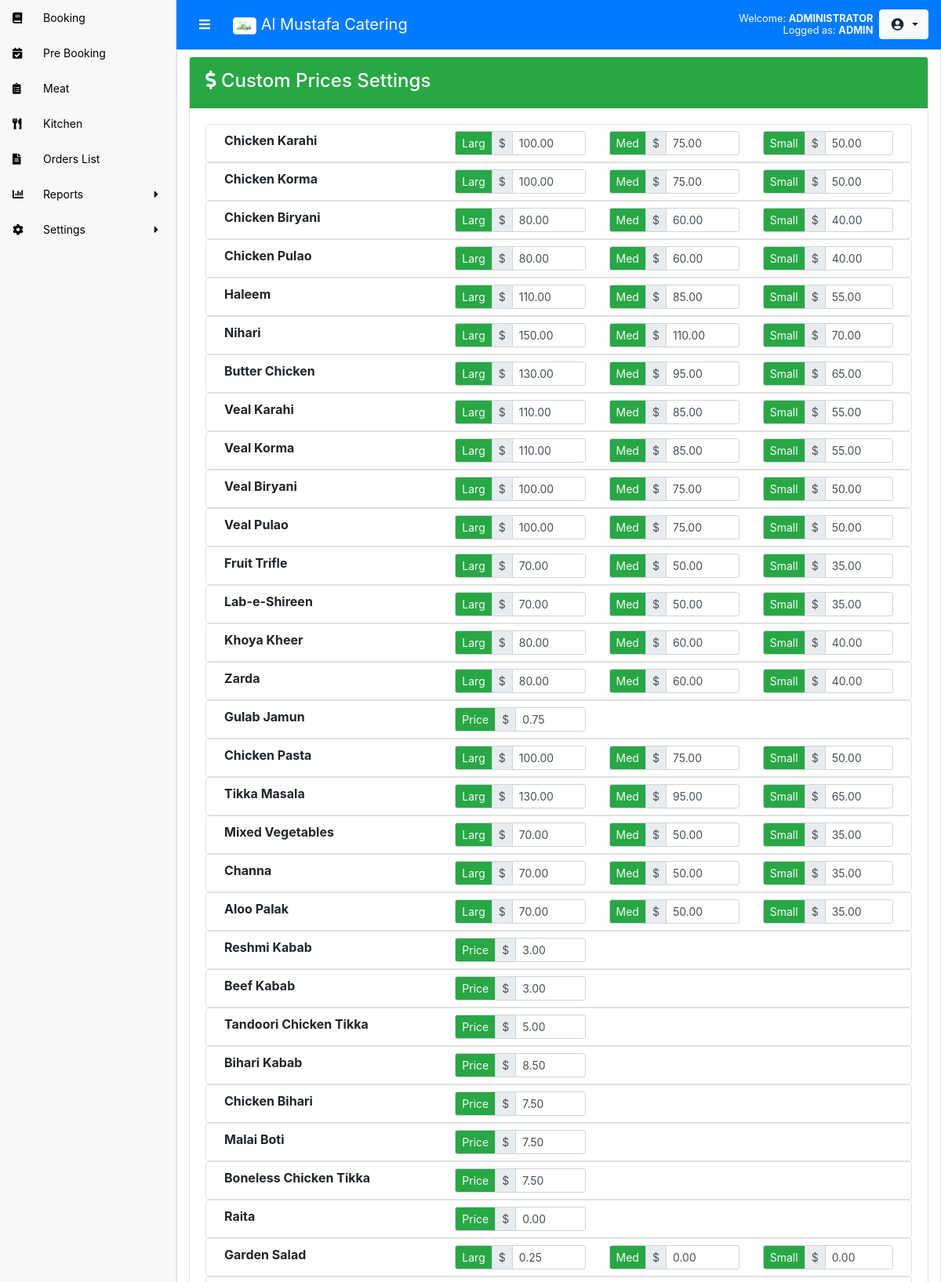
Screenshot of /setting_custom.php (signed in, upper part) with the database file from the repository.
### tables this page shows
CREATE TABLE `sidebar` (
  `id` int(10) NOT NULL,
  `name` varchar(50) DEFAULT NULL,
  `admin` tinyint(4) DEFAULT NULL,
  `operator` tinyint(4) DEFAULT NULL,
  `chef` tinyint(4) DEFAULT NULL,
  `tandoor` tinyint(4) DEFAULT NULL,
  `manager` tinyint(4) DEFAULT NULL,
  `link` varchar(50) DEFAULT NULL,
  `allow` tinyint(4) DEFAULT NULL,
  `icon` varchar(50) DEFAULT NULL,
  `submenu` tinyint(4) DEFAULT NULL,
  `super` tinyint(3) UNSIGNED NOT NULL DEFAULT 0
);

CREATE TABLE `food_custom_items` (
  `id` int(11) NOT NULL,
  `name` varchar(100) NOT NULL,
  `rank` int(10) UNSIGNED DEFAULT NULL,
  `food_custom` int(11) NOT NULL,
  `sm_price` decimal(10,2) DEFAULT NULL,
  `md_price` decimal(10,2) DEFAULT NULL,
  `lg_price` decimal(10,2) DEFAULT NULL,
  `price` decimal(10,2) UNSIGNED DEFAULT NULL,
  `tspan` tinyint(3) UNSIGNED DEFAULT 4,
  `mr_cal` tinyint(3) UNSIGNED DEFAULT NULL,
  `is_meat_cal` tinyint(3) UNSIGNED DEFAULT NULL,
  `is_rice_cal` tinyint(3) UNSIGNED DEFAULT NULL,
  `rice_type` tinyint(4) DEFAULT NULL,
  `mr_limit_id` int(10) UNSIGNED DEFAULT NULL,
  `ingredient_id` int(11) DEFAULT NULL,
  `pp` tinyint(4) NOT NULL DEFAULT 0,
  `lg_min` tinyint(3) UNSIGNED DEFAULT NULL,
  `lg_max` tinyint(3) UNSIGNED DEFAULT NULL,
  `md_min` tinyint(3) UNSIGNED DEFAULT NULL,
  `md_max` tinyint(3) UNSIGNED DEFAULT NULL,
  `sm_min` tinyint(3) UNSIGNED DEFAULT NULL,
  `sm_max` tinyint(3) UNSIGNED DEFAULT NULL,
  `list` tinyint(4) NOT NULL DEFAULT 1,
  `visible` tinyint(4) NOT NULL DEFAULT 1
);

### inc/build.php (called while the page is built, shortened)
<?php
	$sb=1;
	function q($qry){	if($rs=mysqli_query($GLOBALS['conn'], $qry)){return $rs;	}else{	die("<b>Die:</b>".$qry);	}}
?>

### setting_custom.php (the view, shortened to what this page needs)
<?php include "inc/top.php"; ?>
<div class="container-fluid border">
	<div class="card mt-2">
		<div class="card-header bg-success text-light">
			<h4 class="mt-1"><i class="fa fa-dollar-sign"></i> Custom Prices Settings</h4>
		</div>
		<div class="card-body">
			<?php $rs = q("select * from food_custom_items");
			while($r = mysqli_fetch_array($rs)){ ?>
			<div class="row border border rounded p-2 m-0">
				<div class="col-md-4">
					<span><strong><?=$r['name']?></strong></span>
				</div>
				<div class="col-md-8">
					<div class="row">
						<?php if($r['pp']){ ?>
						<div class="col-4">
							<div class="input-group input-group-sm">
								<div class="input-group-prepend">
								    <span class="input-group-text bg-success text-light">Price</span>
								    <span class="input-group-text">$</span>
								</div>
								<input type="number" min="0" step="any" id="price<?=$r['id']?>" value="<?=$r['price']?>" data-id="<?=$r['id']?>" data-clm="price" data-old="<?=$r['price']?>" class="price form-control">
							</div>
						</div>
						<div class="col-8"></div>
						<?php }else{ ?>
						<div class="col">
							<div class="input-group input-group-sm">
								<div class="input-group-prepend">
								    <span class="input-group-text bg-success text-light">Larg</span>
								    <span class="input-group-text">$</span>
								</div>
								<input type="number" min="0" step="any" id="lg_price<?=$r['id']?>" value="<?=$r['lg_price']?>" data-id="<?=$r['id']?>" data-clm="lg_price" data-old="<?=$r['lg_price']?>" class="price form-control">
							</div>
						</div>
						<div class="col">
							<div class="input-group input-group-sm">
								<div class="input-group-prepend">
								    <span class="input-group-text bg-success text-light">Med</span>
								    <span class="input-group-text">$</span>
								</div>
								<input type="number" min="0" step="any" id="md_price<?=$r['id']?>" value="<?=$r['md_price']?>" data-id="<?=$r['id']?>" data-clm="md_price" data-old="<?=$r['md_price']?>" class="price form-control">
							</div>
						</div>
						<div class="col">
							<div class="input-group input-group-sm">
								<div class="input-group-prepend">
								    <span class="input-group-text bg-success text-light">Small</span>
								    <span class="input-group-text">$</span>
								</div>
								<input type="number" min="0" step="any" id="sm_price<?=$r['id']?>" value="<?=$r['sm_price']?>" data-id="<?=$r['id']?>" data-clm="sm_price" data-old="<?=$r['sm_price']?>" class="price form-control">
							</div>
						</div>
						<?php } ?>
					</div>
				</div>
			</div>
			<?php } ?>
		</div>
	</div>
</div>
<?php include "inc/btm.php"; ?>

### inc/sidebar.php (shortened to what this page needs)
<div id="sidebar-wrapper" class="d-print-none <?php if(!$sb) echo 'sidebar-toggled'; ?>">
    <aside id="sidebar">
        <ul id="sidemenu" class="sidebar-nav">
            <?php $sbrs = q("select * from sidebar where {$type}=1 and allow=1");
            while($sb = mysqli_fetch_array($sbrs)){ ?>
            <li>
                <?php if ($sb['submenu']) { ?>
                <a class="accordion-toggle collapsed toggle-switch" data-toggle="collapse" href="#<?=$sb['link']?>">
               <?php }else{ ?>
                <a href="<?=$sb['link']?>">
               <?php } ?>
                    <span class="sidebar-icon"><i class="<?=$sb['icon']?>" aria-hidden="true"></i></span>
                    <span class="sidebar-title"><?=$sb['name']?></span>
                    <?php if ($sb['submenu']) { ?>
                        <i class="fa fa-caret-right caret"></i>
                   <?php } ?>
                </a>
            </li>
           <?php } ?>
        </ul>
    </aside>
</div>

### css/common.css (style rules this page uses)
a, a:hover { text-decoration: none; }
@media (min-width: 992px) { #wrapper #sidebar-wrapper { width: 225px; } }
#sidebar-wrapper { border-right: 1px solid #e7e7e7; }
#sidebar-wrapper { z-index: 1000; position: fixed; top: 0; left: 225px; width: 0; height: 100%; margin-left: -225px; overflow-y: auto; background-color: #f8f8f8; -webkit-transition: all .5s ease; -moz-transition: all .5s ease; -o-transition: all .5s ease; transition: all .5s ease; }
#sidebar-wrapper .sidebar-nav { position: absolute; top: 0; width: 225px; font-size: 14px; margin: 0; padding: 0; list-style: none; background-color: #007BFF !important; }
.sidebar-nav>li>a>i { transition: 0.2s !important; }
#sidebar-wrapper .sidebar-nav li { text-indent: 0; line-height: 45px; }
#sidebar-wrapper .sidebar-nav li a { display: block; text-decoration: none; color: #000; }
#sidebar-wrapper .sidebar-nav li a .sidebar-icon { width: 45px; height: 45px; font-size: 14px; padding: 0 2px; display: inline-block; text-indent: 7px; margin-right: 10px; color: #000; float: left; }
#sidebar-wrapper .sidebar-nav li a .caret { position: absolute; right: 23px; top: auto; margin-top: 16px; }
.sidebar-nav li a { background: #f8f8f8; color: #000 !important; }

### style.css (style rules this page uses)
html { margin: 0 !important; padding: 0 !important; }
.container-fluid { min-height: 600px; }

### rows the page displays
sidebar: name "Booking"
sidebar: name "Pre Booking"
sidebar: name "Meat"
sidebar: name "Kitchen"
sidebar: name "Orders List"
sidebar: name "Reports", submenu 1 (drawn)
sidebar: name "Settings", submenu 1 (drawn)
food_custom_items: name "Chicken Karahi", lg_price "100.00", md_price "75.00", sm_price "50.00"
food_custom_items: name "Chicken Korma", lg_price "100.00", md_price "75.00", sm_price "50.00"
food_custom_items: name "Chicken Biryani", lg_price "80.00", md_price "60.00", sm_price "40.00"
food_custom_items: name "Chicken Pulao", lg_price "80.00", md_price "60.00", sm_price "40.00"
food_custom_items: name "Haleem", lg_price "110.00", md_price "85.00", sm_price "55.00"
food_custom_items: name "Nihari", lg_price "150.00", md_price "110.00", sm_price "70.00"
food_custom_items: name "Butter Chicken", lg_price "130.00", md_price "95.00", sm_price "65.00"
food_custom_items: name "Veal Karahi", lg_price "110.00", md_price "85.00", sm_price "55.00"
food_custom_items: name "Veal Korma", lg_price "110.00", md_price "85.00", sm_price "55.00"
food_custom_items: name "Veal Biryani", lg_price "100.00", md_price "75.00", sm_price "50.00"
food_custom_items: name "Veal Pulao", lg_price "100.00", md_price "75.00", sm_price "50.00"
food_custom_items: name "Fruit Trifle", lg_price "70.00", md_price "50.00", sm_price "35.00"
food_custom_items: name "Lab-e-Shireen", lg_price "70.00", md_price "50.00", sm_price "35.00"
food_custom_items: name "Khoya Kheer", lg_price "80.00", md_price "60.00", sm_price "40.00"
food_custom_items: name "Zarda", lg_price "80.00", md_price "60.00", sm_price "40.00"
food_custom_items: name "Gulab Jamun", price "0.75"
food_custom_items: name "Chicken Pasta", lg_price "100.00", md_price "75.00", sm_price "50.00"
food_custom_items: name "Tikka Masala", lg_price "130.00", md_price "95.00", sm_price "65.00"
food_custom_items: name "Mixed Vegetables", lg_price "70.00", md_price "50.00", sm_price "35.00"
food_custom_items: name "Channa", lg_price "70.00", md_price "50.00", sm_price "35.00"
food_custom_items: name "Aloo Palak", lg_price "70.00", md_price "50.00", sm_price "35.00"
food_custom_items: name "Reshmi Kabab", price "3.00"
food_custom_items: name "Beef Kabab", price "3.00"
food_custom_items: name "Tandoori Chicken Tikka", price "5.00"
food_custom_items: name "Bihari Kabab", price "8.50"
food_custom_items: name "Chicken Bihari", price "7.50"
food_custom_items: name "Malai Boti", price "7.50"
food_custom_items: name "Boneless Chicken Tikka", price "7.50"
food_custom_items: name "Raita", price "0.00"
food_custom_items: name "Garden Salad", lg_price "0.25", md_price "0.00", sm_price "0.00"

### other values shown
$fname "ADMINISTRATOR"
$type "ADMIN"
